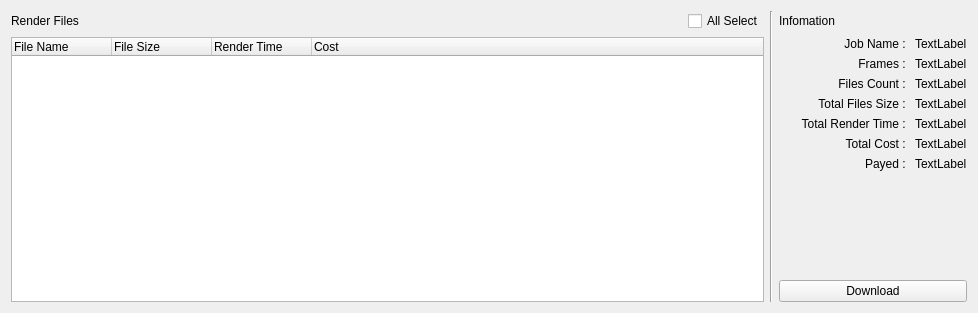
<?xml version="1.0" encoding="UTF-8"?>
<ui version="4.0">
 <class>Form</class>
 <widget class="QWidget" name="Form">
  <property name="geometry">
   <rect>
    <x>0</x>
    <y>0</y>
    <width>978</width>
    <height>313</height>
   </rect>
  </property>
  <property name="windowTitle">
   <string>Form</string>
  </property>
  <layout class="QHBoxLayout" name="horizontalLayout_3">
   <item>
    <layout class="QVBoxLayout" name="verticalLayout_2">
     <item>
      <layout class="QHBoxLayout" name="horizontalLayout">
       <item>
        <widget class="QLabel" name="label_6">
         <property name="text">
          <string>Render Files</string>
         </property>
        </widget>
       </item>
       <item>
        <spacer name="horizontalSpacer">
         <property name="orientation">
          <enum>Qt::Horizontal</enum>
         </property>
         <property name="sizeHint" stdset="0">
          <size>
           <width>40</width>
           <height>20</height>
          </size>
         </property>
        </spacer>
       </item>
       <item>
        <widget class="QCheckBox" name="checkBox_selectAll">
         <property name="text">
          <string>All Select</string>
         </property>
        </widget>
       </item>
      </layout>
     </item>
     <item>
      <widget class="QTreeWidget" name="fileStructure">
       <property name="toolTip">
        <string>If you have other files such as Textures, Reference that related with scene file then add to here.</string>
       </property>
       <property name="alternatingRowColors">
        <bool>true</bool>
       </property>
       <property name="selectionMode">
        <enum>QAbstractItemView::SingleSelection</enum>
       </property>
       <attribute name="headerVisible">
        <bool>true</bool>
       </attribute>
       <column>
        <property name="text">
         <string notr="true">File Name</string>
        </property>
       </column>
       <column>
        <property name="text">
         <string>File Size</string>
        </property>
       </column>
       <column>
        <property name="text">
         <string>Render Time</string>
        </property>
       </column>
       <column>
        <property name="text">
         <string>Cost</string>
        </property>
       </column>
      </widget>
     </item>
    </layout>
   </item>
   <item>
    <widget class="Line" name="line">
     <property name="orientation">
      <enum>Qt::Vertical</enum>
     </property>
    </widget>
   </item>
   <item>
    <layout class="QVBoxLayout" name="verticalLayout">
     <item>
      <layout class="QHBoxLayout" name="horizontalLayout_2">
       <item>
        <widget class="QLabel" name="label_7">
         <property name="text">
          <string>Infomation</string>
         </property>
        </widget>
       </item>
       <item>
        <spacer name="horizontalSpacer_2">
         <property name="orientation">
          <enum>Qt::Horizontal</enum>
         </property>
         <property name="sizeType">
          <enum>QSizePolicy::Preferred</enum>
         </property>
         <property name="sizeHint" stdset="0">
          <size>
           <width>40</width>
           <height>20</height>
          </size>
         </property>
        </spacer>
       </item>
      </layout>
     </item>
     <item>
      <layout class="QGridLayout" name="gridLayout">
       <item row="2" column="0">
        <widget class="QLabel" name="label_14">
         <property name="sizePolicy">
          <sizepolicy hsizetype="Fixed" vsizetype="Preferred">
           <horstretch>0</horstretch>
           <verstretch>0</verstretch>
          </sizepolicy>
         </property>
         <property name="minimumSize">
          <size>
           <width>130</width>
           <height>0</height>
          </size>
         </property>
         <property name="text">
          <string>Files Count : </string>
         </property>
         <property name="alignment">
          <set>Qt::AlignRight|Qt::AlignTrailing|Qt::AlignVCenter</set>
         </property>
        </widget>
       </item>
       <item row="0" column="1">
        <widget class="QLabel" name="label_jobName">
         <property name="text">
          <string>TextLabel</string>
         </property>
        </widget>
       </item>
       <item row="0" column="0">
        <widget class="QLabel" name="label_9">
         <property name="sizePolicy">
          <sizepolicy hsizetype="Fixed" vsizetype="Preferred">
           <horstretch>0</horstretch>
           <verstretch>0</verstretch>
          </sizepolicy>
         </property>
         <property name="minimumSize">
          <size>
           <width>130</width>
           <height>0</height>
          </size>
         </property>
         <property name="text">
          <string>Job Name : </string>
         </property>
         <property name="alignment">
          <set>Qt::AlignRight|Qt::AlignTrailing|Qt::AlignVCenter</set>
         </property>
        </widget>
       </item>
       <item row="4" column="1">
        <widget class="QLabel" name="label_totalRenderTime">
         <property name="text">
          <string>TextLabel</string>
         </property>
        </widget>
       </item>
       <item row="5" column="0">
        <widget class="QLabel" name="label_12">
         <property name="sizePolicy">
          <sizepolicy hsizetype="Fixed" vsizetype="Preferred">
           <horstretch>0</horstretch>
           <verstretch>0</verstretch>
          </sizepolicy>
         </property>
         <property name="minimumSize">
          <size>
           <width>130</width>
           <height>0</height>
          </size>
         </property>
         <property name="text">
          <string>Total Cost : </string>
         </property>
         <property name="alignment">
          <set>Qt::AlignRight|Qt::AlignTrailing|Qt::AlignVCenter</set>
         </property>
        </widget>
       </item>
       <item row="5" column="1">
        <widget class="QLabel" name="label_totalCost">
         <property name="text">
          <string>TextLabel</string>
         </property>
        </widget>
       </item>
       <item row="4" column="0">
        <widget class="QLabel" name="label_11">
         <property name="sizePolicy">
          <sizepolicy hsizetype="Fixed" vsizetype="Preferred">
           <horstretch>0</horstretch>
           <verstretch>0</verstretch>
          </sizepolicy>
         </property>
         <property name="minimumSize">
          <size>
           <width>130</width>
           <height>0</height>
          </size>
         </property>
         <property name="text">
          <string>Total Render Time : </string>
         </property>
         <property name="alignment">
          <set>Qt::AlignRight|Qt::AlignTrailing|Qt::AlignVCenter</set>
         </property>
        </widget>
       </item>
       <item row="1" column="0">
        <widget class="QLabel" name="label_10">
         <property name="sizePolicy">
          <sizepolicy hsizetype="Fixed" vsizetype="Preferred">
           <horstretch>0</horstretch>
           <verstretch>0</verstretch>
          </sizepolicy>
         </property>
         <property name="minimumSize">
          <size>
           <width>130</width>
           <height>0</height>
          </size>
         </property>
         <property name="text">
          <string>Frames : </string>
         </property>
         <property name="alignment">
          <set>Qt::AlignRight|Qt::AlignTrailing|Qt::AlignVCenter</set>
         </property>
        </widget>
       </item>
       <item row="6" column="0">
        <widget class="QLabel" name="label_13">
         <property name="sizePolicy">
          <sizepolicy hsizetype="Fixed" vsizetype="Preferred">
           <horstretch>0</horstretch>
           <verstretch>0</verstretch>
          </sizepolicy>
         </property>
         <property name="minimumSize">
          <size>
           <width>130</width>
           <height>0</height>
          </size>
         </property>
         <property name="text">
          <string>Payed : </string>
         </property>
         <property name="alignment">
          <set>Qt::AlignRight|Qt::AlignTrailing|Qt::AlignVCenter</set>
         </property>
        </widget>
       </item>
       <item row="1" column="1">
        <widget class="QLabel" name="label_frames">
         <property name="text">
          <string>TextLabel</string>
         </property>
        </widget>
       </item>
       <item row="6" column="1">
        <widget class="QLabel" name="label_payed">
         <property name="text">
          <string>TextLabel</string>
         </property>
        </widget>
       </item>
       <item row="2" column="1">
        <widget class="QLabel" name="label_filesCount">
         <property name="text">
          <string>TextLabel</string>
         </property>
        </widget>
       </item>
       <item row="3" column="0">
        <widget class="QLabel" name="label_15">
         <property name="sizePolicy">
          <sizepolicy hsizetype="Fixed" vsizetype="Preferred">
           <horstretch>0</horstretch>
           <verstretch>0</verstretch>
          </sizepolicy>
         </property>
         <property name="minimumSize">
          <size>
           <width>130</width>
           <height>0</height>
          </size>
         </property>
         <property name="text">
          <string>Total Files Size : </string>
         </property>
         <property name="alignment">
          <set>Qt::AlignRight|Qt::AlignTrailing|Qt::AlignVCenter</set>
         </property>
        </widget>
       </item>
       <item row="3" column="1">
        <widget class="QLabel" name="label_filesSize">
         <property name="text">
          <string>TextLabel</string>
         </property>
        </widget>
       </item>
      </layout>
     </item>
     <item>
      <spacer name="verticalSpacer">
       <property name="orientation">
        <enum>Qt::Vertical</enum>
       </property>
       <property name="sizeHint" stdset="0">
        <size>
         <width>20</width>
         <height>40</height>
        </size>
       </property>
      </spacer>
     </item>
     <item>
      <widget class="QPushButton" name="pushButton_download">
       <property name="text">
        <string>Download</string>
       </property>
      </widget>
     </item>
    </layout>
   </item>
  </layout>
 </widget>
 <resources/>
 <connections/>
</ui>
